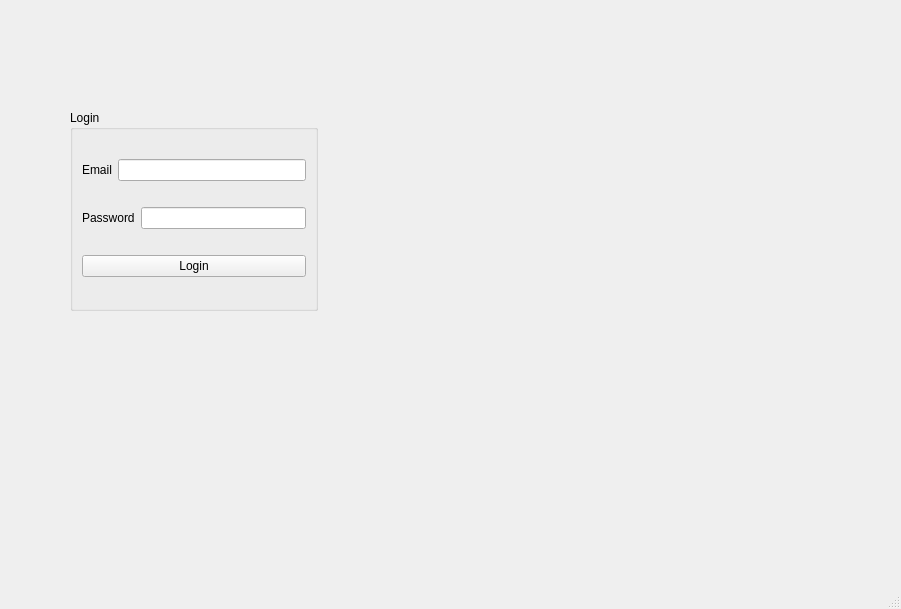
<?xml version="1.0" encoding="UTF-8"?>
<ui version="4.0">
 <class>MainWindow</class>
 <widget class="QMainWindow" name="MainWindow">
  <property name="geometry">
   <rect>
    <x>0</x>
    <y>0</y>
    <width>901</width>
    <height>609</height>
   </rect>
  </property>
  <property name="windowTitle">
   <string>MainWindow</string>
  </property>
  <widget class="QWidget" name="centralwidget">
   <widget class="QGroupBox" name="groupBox">
    <property name="geometry">
     <rect>
      <x>70</x>
      <y>110</y>
      <width>248</width>
      <height>201</height>
     </rect>
    </property>
    <property name="title">
     <string>Login</string>
    </property>
    <layout class="QVBoxLayout" name="verticalLayout">
     <item>
      <layout class="QHBoxLayout" name="horizontalLayout">
       <item>
        <widget class="QLabel" name="label">
         <property name="text">
          <string>Email</string>
         </property>
        </widget>
       </item>
       <item>
        <widget class="QLineEdit" name="lineEdit_email"/>
       </item>
      </layout>
     </item>
     <item>
      <layout class="QHBoxLayout" name="horizontalLayout_2">
       <item>
        <widget class="QLabel" name="label_2">
         <property name="text">
          <string>Password</string>
         </property>
        </widget>
       </item>
       <item>
        <widget class="QLineEdit" name="lineEdit_passwd">
         <property name="echoMode">
          <enum>QLineEdit::Password</enum>
         </property>
        </widget>
       </item>
      </layout>
     </item>
     <item>
      <widget class="QPushButton" name="pushButton_login">
       <property name="text">
        <string>Login</string>
       </property>
      </widget>
     </item>
    </layout>
   </widget>
  </widget>
  <widget class="QMenuBar" name="menubar">
   <property name="geometry">
    <rect>
     <x>0</x>
     <y>0</y>
     <width>901</width>
     <height>26</height>
    </rect>
   </property>
  </widget>
  <widget class="QStatusBar" name="statusbar"/>
 </widget>
 <resources/>
 <connections/>
</ui>
